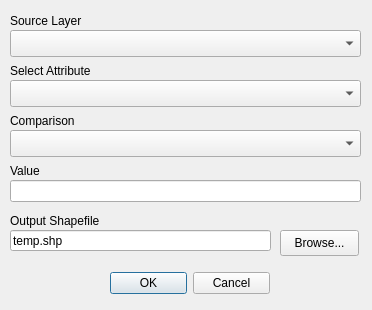
<?xml version="1.0" encoding="UTF-8"?>
<ui version="4.0">
 <class>mmqgis_select_form</class>
 <widget class="QDialog" name="mmqgis_select_form">
  <property name="windowModality">
   <enum>Qt::ApplicationModal</enum>
  </property>
  <property name="enabled">
   <bool>true</bool>
  </property>
  <property name="geometry">
   <rect>
    <x>0</x>
    <y>0</y>
    <width>372</width>
    <height>310</height>
   </rect>
  </property>
  <property name="mouseTracking">
   <bool>false</bool>
  </property>
  <property name="windowTitle">
   <string>Select</string>
  </property>
  <widget class="QDialogButtonBox" name="buttonBox">
   <property name="geometry">
    <rect>
     <x>110</x>
     <y>270</y>
     <width>160</width>
     <height>26</height>
    </rect>
   </property>
   <property name="orientation">
    <enum>Qt::Horizontal</enum>
   </property>
   <property name="standardButtons">
    <set>QDialogButtonBox::Cancel|QDialogButtonBox::Ok</set>
   </property>
  </widget>
  <widget class="QLabel" name="label">
   <property name="geometry">
    <rect>
     <x>10</x>
     <y>210</y>
     <width>261</width>
     <height>22</height>
    </rect>
   </property>
   <property name="text">
    <string>Output Shapefile</string>
   </property>
  </widget>
  <widget class="QLabel" name="label_3">
   <property name="geometry">
    <rect>
     <x>10</x>
     <y>60</y>
     <width>131</width>
     <height>22</height>
    </rect>
   </property>
   <property name="text">
    <string>Select Attribute</string>
   </property>
  </widget>
  <widget class="QLineEdit" name="filename">
   <property name="geometry">
    <rect>
     <x>10</x>
     <y>230</y>
     <width>261</width>
     <height>21</height>
    </rect>
   </property>
   <property name="text">
    <string>temp.shp</string>
   </property>
   <property name="readOnly">
    <bool>false</bool>
   </property>
  </widget>
  <widget class="QPushButton" name="browse">
   <property name="geometry">
    <rect>
     <x>280</x>
     <y>230</y>
     <width>79</width>
     <height>26</height>
    </rect>
   </property>
   <property name="text">
    <string>Browse...</string>
   </property>
  </widget>
  <widget class="QComboBox" name="selectattribute">
   <property name="geometry">
    <rect>
     <x>10</x>
     <y>80</y>
     <width>351</width>
     <height>27</height>
    </rect>
   </property>
  </widget>
  <widget class="QComboBox" name="sourcelayer">
   <property name="geometry">
    <rect>
     <x>10</x>
     <y>30</y>
     <width>351</width>
     <height>27</height>
    </rect>
   </property>
  </widget>
  <widget class="QLabel" name="label_4">
   <property name="geometry">
    <rect>
     <x>10</x>
     <y>10</y>
     <width>121</width>
     <height>22</height>
    </rect>
   </property>
   <property name="text">
    <string>Source Layer</string>
   </property>
  </widget>
  <widget class="QComboBox" name="comparison">
   <property name="geometry">
    <rect>
     <x>10</x>
     <y>130</y>
     <width>351</width>
     <height>27</height>
    </rect>
   </property>
  </widget>
  <widget class="QLabel" name="label_5">
   <property name="geometry">
    <rect>
     <x>10</x>
     <y>110</y>
     <width>131</width>
     <height>22</height>
    </rect>
   </property>
   <property name="text">
    <string>Comparison</string>
   </property>
  </widget>
  <widget class="QLineEdit" name="value">
   <property name="geometry">
    <rect>
     <x>10</x>
     <y>180</y>
     <width>351</width>
     <height>22</height>
    </rect>
   </property>
  </widget>
  <widget class="QLabel" name="label_6">
   <property name="geometry">
    <rect>
     <x>10</x>
     <y>160</y>
     <width>131</width>
     <height>22</height>
    </rect>
   </property>
   <property name="text">
    <string>Value</string>
   </property>
  </widget>
 </widget>
 <tabstops>
  <tabstop>sourcelayer</tabstop>
  <tabstop>selectattribute</tabstop>
  <tabstop>comparison</tabstop>
  <tabstop>value</tabstop>
  <tabstop>filename</tabstop>
  <tabstop>browse</tabstop>
  <tabstop>buttonBox</tabstop>
 </tabstops>
 <resources/>
 <connections>
  <connection>
   <sender>buttonBox</sender>
   <signal>accepted()</signal>
   <receiver>mmqgis_select_form</receiver>
   <slot>accept()</slot>
   <hints>
    <hint type="sourcelabel">
     <x>248</x>
     <y>254</y>
    </hint>
    <hint type="destinationlabel">
     <x>157</x>
     <y>274</y>
    </hint>
   </hints>
  </connection>
  <connection>
   <sender>buttonBox</sender>
   <signal>rejected()</signal>
   <receiver>mmqgis_select_form</receiver>
   <slot>reject()</slot>
   <hints>
    <hint type="sourcelabel">
     <x>316</x>
     <y>260</y>
    </hint>
    <hint type="destinationlabel">
     <x>286</x>
     <y>274</y>
    </hint>
   </hints>
  </connection>
 </connections>
</ui>
